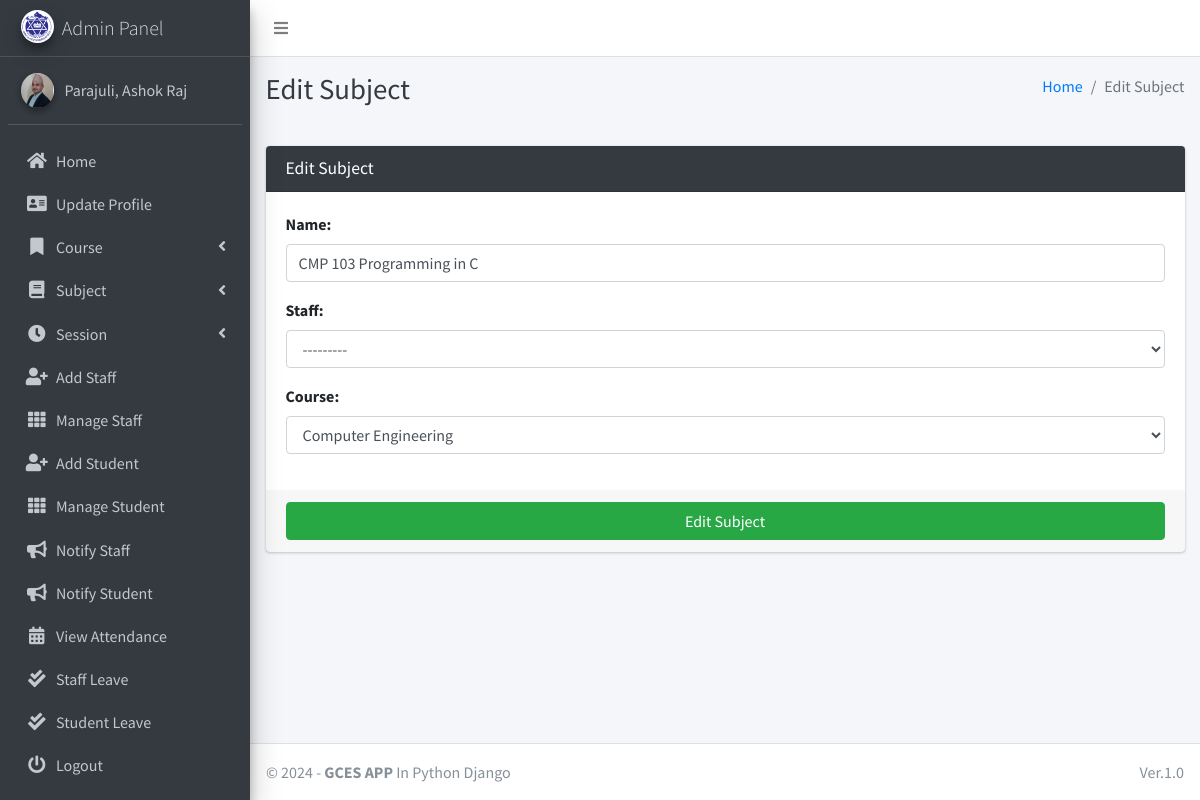
The app's page /subject/edit/5 (signed in), older data.
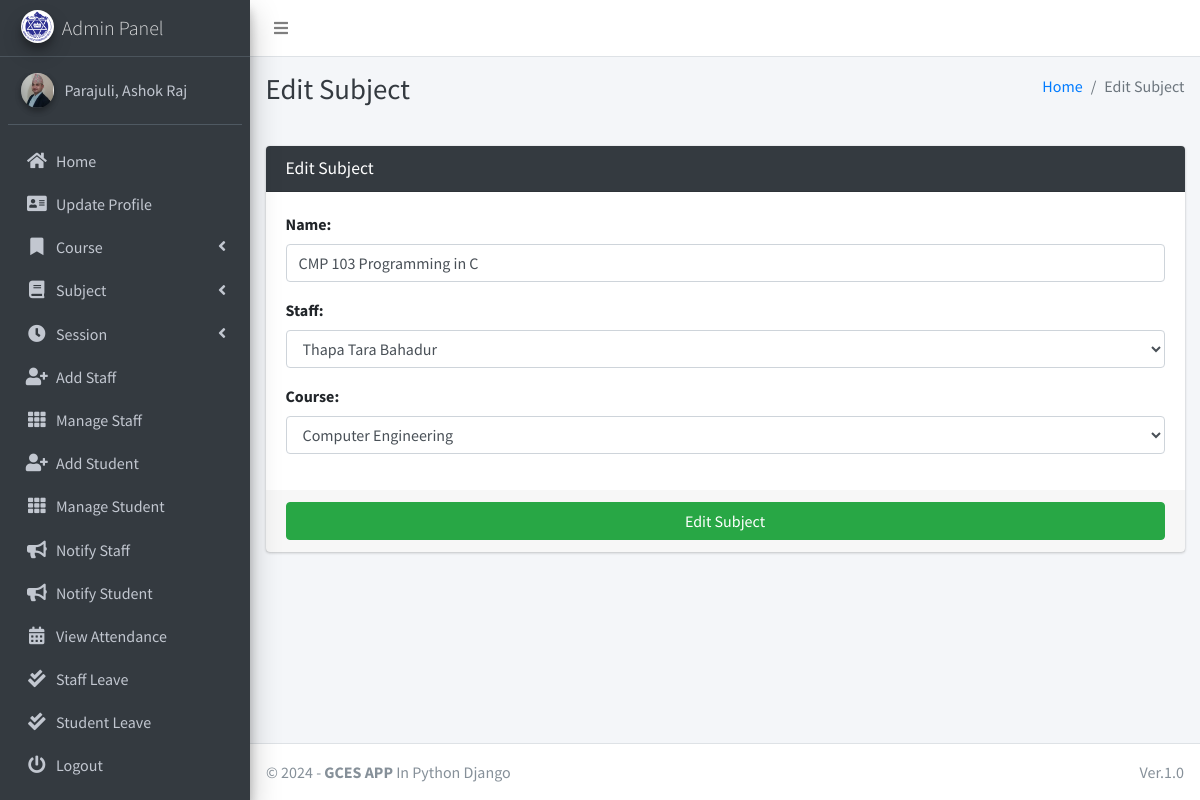
The same page, newer data.
### main_app/models.py (models this page shows, shortened)
class Subject(models.Model):
    name = models.CharField(max_length=120)
    staff = models.ForeignKey(Staff, on_delete=models.SET_NULL, null=True)  # Nullify staff instead of deleting
    course = models.ForeignKey(Course, on_delete=models.PROTECT)  # Prevent course deletion if subjects exist
    updated_at = models.DateTimeField(auto_now=True)
    created_at = models.DateTimeField(auto_now_add=True)

### main_app/hod_views.py (the view, shortened to what this page needs)
def edit_subject(request, subject_id):
    instance = get_object_or_404(Subject, id=subject_id)
    form = SubjectForm(request.POST or None, instance=instance)
    context = {
        'form': form,
        'subject_id': subject_id,
        'page_title': 'Edit Subject'
    }
    return render(request, 'hod_template/edit_subject_template.html', context)

### main_app/forms.py
class SubjectForm(FormSettings):
    def __init__(self, *args, **kwargs):
        super(SubjectForm, self).__init__(*args, **kwargs)
    class Meta:
        model = Subject
        fields = ['name', 'staff', 'course']

### main_app/models.py (called while the page is built)
    def __str__(self):
        return self.last_name + ", " + self.first_name

    def __str__(self):
        return self.name

    def __str__(self):
        return self.admin.last_name + " " + self.admin.first_name

### main_app/templates/hod_template/edit_subject_template.html
{% extends 'main_app/base.html' %}
{% load static %}
{% block page_title %}{{page_title}}{% endblock page_title %}
{% block content %}
<section class="content">
    <div class="container-fluid">
        <div class="row">
            <div class="col-md-12">
                <div class="card card-dark">
                    <div class="card-header">
                        <h3 class="card-title">{{page_title}}</h3>
                    </div>
                    {% include "main_app/form_template.html" with messages=messages  form=form button_text="Edit Subject"%}
                </div>
            </div>
        </div>
    </div>
</section>
{% endblock content %}

### main_app/templates/main_app/form_template.html (shortened to what this page needs)
<form role="form" method="POST" enctype="multipart/form-data">
    <div class="card-body">
        {% for field in form  %}
        <div class="form-group">
            {{field.label_tag}}
            {{field}}
        </div>
        {% endfor %}
    </div>
    <div class="card-footer">
        <button type="submit" class="btn btn-success btn-block">
            {% if button_text %}
            {{button_text}}
            {% else %}
            Submit
            {% endif %}
        </button>
    </div>
</form>

Row changes from the older to the newer data that the page shows:
changed Subject "CMP 103 Programming in C": staff "---------" → "Thapa Tara Bahadur"
